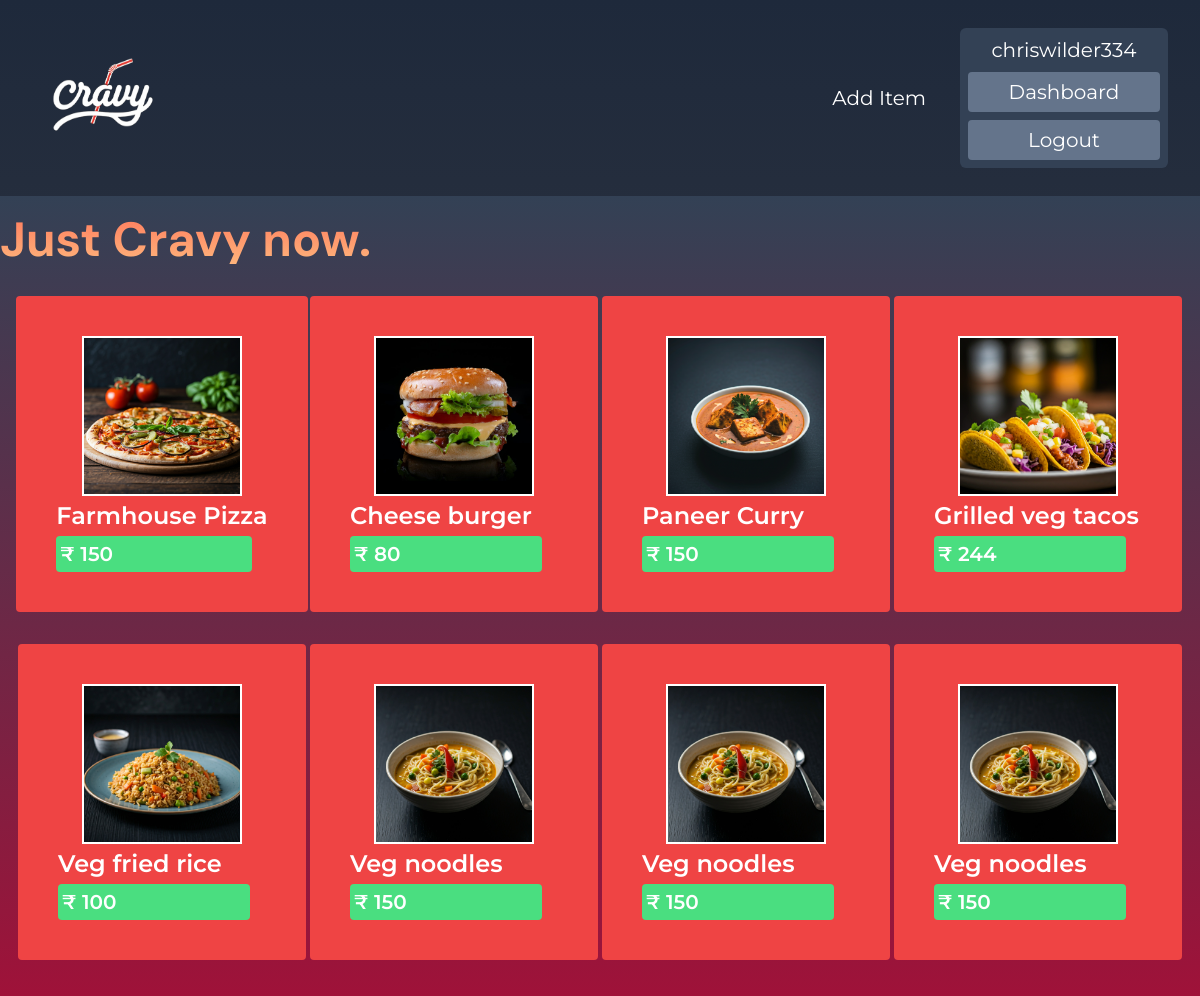
Page / (signed in) on the committed database.
### food/models.py (models this page shows, shortened)
class Item(models.Model):
    name = models.CharField(max_length= 255)
    description = models.CharField(max_length= 255)
    price = models.IntegerField()
    image = models.ImageField(upload_to = 'product_images/', null= True)
    posted_by = models.ForeignKey(User, on_delete = models.CASCADE, default=1)

### food/views.py (the view)
# urls.py: path('', views.IndexListView.as_view(), name='home'), # custom class view
class IndexListView(ListView):
    model = Item  # Model from which the view fetches objects to show as list
    template_name ='index.html' # which template to use to display this list.
    context_object_name = 'items' # If we dont specify this django will

### food/templates/index.html
{% extends 'master.html' %}
{% block content %}
    <h1 class="welcome text-5xl mx-auto  m-4 mb-2 font-bold m ">
       Just Cravy now.
    </h1>
    <div class=" m-4 grid md:grid-cols-4 justify-center items-center ">
            {% for item in items %}
            <div class="min-w-72 bg-red-500 mx-auto my-4 p-10 rounded transition delay-60 hover:-translate-y-2
                                    hover:scale-110 hover:border-white hover:text-amber-300 hover:bg-red-500">
                <a href=" {% url 'food:item_details' item.id %}">
                    <img class=" h-40 mx-auto border-white border-2 " src="{{item.image.url}}" alt="">
                    <p class="text-wrap text-2xl py-1 font-semibold"> {{item.name}} </p>
                    <p class=" bg-green-400 text-xl font-semibold rounded p-1 mr-4">
                            &#8377 {{item.price}} </p>
                </a>
            </div>
            {% endfor %}
    </div>
{% endblock %}

### food/templates/master.html (shortened to what this page needs)
{% load static %}
<!DOCTYPE html>
<html lang="en">
<head>
    <script src="https://cdn.tailwindcss.com"></script>
</head>
<body class=" text-white flex flex-col bg-gradient-to-b from-slate-800 to-zinc-700 bg-no-repeat
    min-h-screen">
    <nav class="md:flex flex-row m-4 px-4 py-3 text-xl gap-7  items-center">
        <a href="{% url 'food:home' %}" class=" border-2 border-transparent
                    transition delay-60 hover:-translate-y-1  hover:border-white rounded ">
            <img class="w-32 h-24" src="{% static 'logo3.png' %}" alt="">
        </a>
        <a href="{% url 'food:add_item' %}" class="border-2 border-transparent ml-auto p-1
                    transition delay-75 hover:-translate-y-2 hover:scale-110 hover:border-white rounded ">
            Add Item
        </a>
    {% if user.is_authenticated %}
        <div class="flex flex-col bg-slate-700  p-2 text-center rounded-md ">
            {{user.username}}
            <a href="{% url 'users:profile' %}"  class="border-2 border-transparent p-1 my-2
                transition delay-75 hover:scale-105 hover:border-white rounded mx-auto min-w-48
                bg-slate-500 ">
                Dashboard
            </a>
            <form action="{% url 'users:logout' %}" method="post">
                <button type="submit" class="border-2 border-transparent  p-1 bg-slate-500
                        transition delay-75  min-w-48 mx-auto hover:scale-105 hover:border-white rounded">
                    Logout
                </button>
            </form>
        </div>
    {% endif %}
    </nav>
    <div class="bg-gradient-to-b py-1 from-slate-700 to-rose-800">
    {% block content %}{% endblock %}
    </div>
</body>
</html>

### food/templates/master.html (style rules this page uses)
body { font-family: "Montserrat", sans-serif; }
.welcome { background:linear-gradient(to bottom, #ff7e5f, #feb47b); -webkit-background-clip: text; -webkit-text-fill-color: transparent; font-family: "DM Sans", sans-serif; }

### rows in the picture
Item: image (picture), name "Farmhouse Pizza", price "150"
Item: image (picture), name "Cheese burger", price "80"
Item: image (picture), name "Paneer Curry", price "150"
Item: image (picture), name "Grilled veg tacos", price "244"
Item: image (picture), name "Veg fried rice", price "100"
Item: image (picture), name "Veg noodles", price "150"
Item: image (picture), name "Veg noodles", price "150"
Item: image (picture), name "Veg noodles", price "150"

### other values in the picture
{{ user.username }} "chriswilder334"
